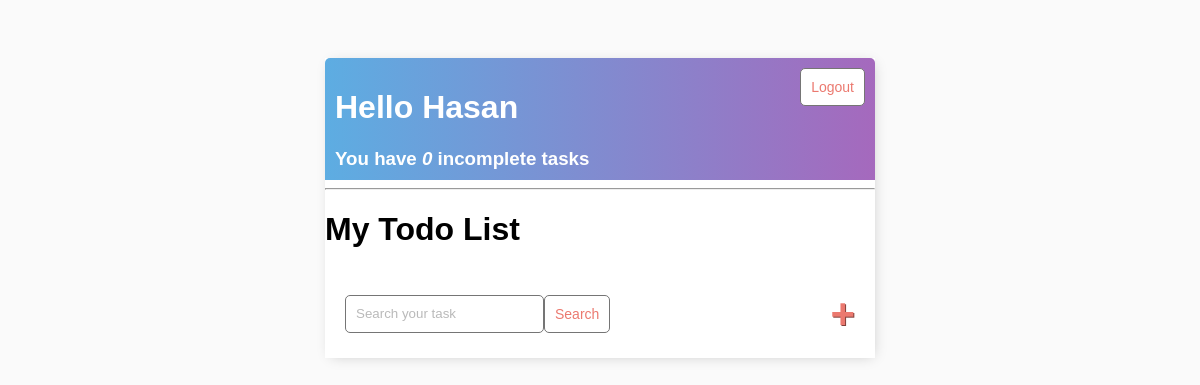
The app's page / (signed in), older data.
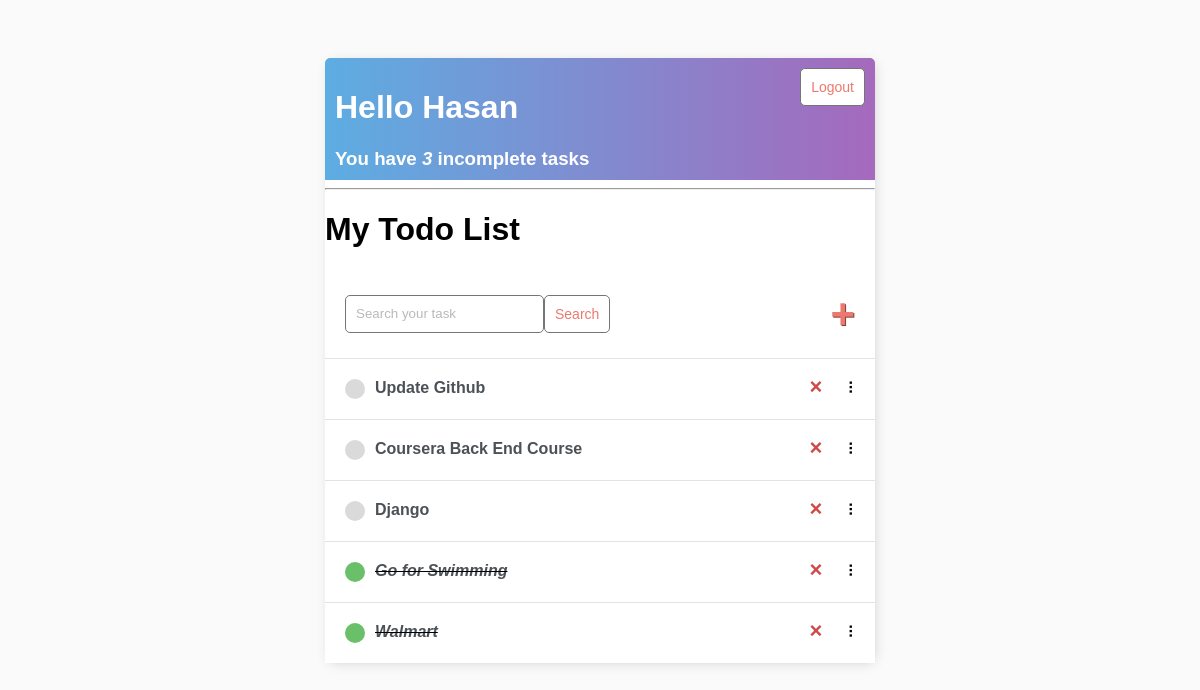
The same page, newer data.
### base/models.py (models this page shows)
class Task(models.Model):
  user = models.ForeignKey(User, on_delete=models.CASCADE,null=True,blank=True)
  title = models.CharField(max_length=200)
  description = models.TextField(null=True, blank=True)
  complete = models.BooleanField(default=False)
  create = models.DateTimeField(auto_now_add=True)
  def __str__(self):
    return self.title
  class Meta:
    ordering = ['complete']

### base/views.py (the view)
# urls.py: path('', TaskList.as_view(), name='tasks'),
class TaskList(LoginRequiredMixin, ListView):
  model = Task
  context_object_name = "tasks"
  def get_context_data(self, **kwargs):
    context = super().get_context_data(**kwargs)
    context['tasks'] = context['tasks'].filter(user = self.request.user)
    context['count'] = context['tasks'].filter(complete = False).count()
    search_input = self.request.GET.get('search-area') or ''
    if search_input:
      context['tasks'] = context['tasks'].filter(title__startswith = search_input)
      context['search_input'] = search_input
    return context

### base/templates/base/task_list.html (shortened to what this page needs)
{% extends 'base/main.html' %}
{% block content %}
<div class="header-bar">
  <div>
    <h1>
      Hello {{request.user|title}}
      <h3 style="margin:0"> You have <i> {{count}}</i> incomplete task{{count|pluralize:"s" }}</h3>
    </h1>
  </div>
  {% if request.user.is_authenticated %}
  <form method="post" action="{% url 'logout' %}">
    <button class="button" type="submit">Logout</button>
  </form>
  {% else %}
  <a href="{% url 'login' %}">Login</a>
  {% endif %}
</div>
<hr>
<h1>My Todo List </h1>
<div id="search-add-wrapper">
  <form method="GET" style="display: flex;">
      <input type='text' name='search-area' placeholder="Search your task" value="{{search_input}}">
      <input class="button" type="submit" value='Search'>
  </form>
  {% if tasks|length >= 0 %}
  <a id="add-link" href="{% url 'task_create' %}">&#x2b;</a>
  {% endif %}
</div>
<div class="task_items-wrapper">
  {% for task in tasks %}
    <div class="task-wrapper" data-position="{{task.pk}}">
      <div class="task-title">
          {% if task.complete %}
          <div class="task-complete-icon"></div>
          <i><s><a href="{% url 'task_update' task.id %}">{{task}}</a></s></i> {% else %}
          <div class="task-incomplete-icon"></div>
          <a href="{% url 'task_update' task.id %}">{{task}}</a> {% endif %}
      </div>
      <div class="task-controls">
          <a class="delete-link" href="{% url 'task_delete' task.id %}">&#215;</a>
          <span class="handle">&nbsp;&#10247;</span>
      </div>
    </div>
  {% endfor %}
</div>
{% endblock %}

### base/templates/base/main.html (shortened to what this page needs)
<!DOCTYPE html>
<html lang="en">
<head>
</head>
<body>
  <div class="container">
    {% block content %}
    {% endblock %}
  </div>
</body>
</html>

### base/templates/base/main.html (style rules this page uses)
body { background-color: #FAFAFA; font-family: 'Nunito', sans-serif; padding-top: 50px; }
h1, h2, h3, h4, h5, h6, { font-family: 'Raleway', sans-serif; }
a, p { color: #4b5156 }
a { font-weight: 600; }
.container { max-width: 550px; margin: auto; background-color: #fff; -webkit-box-shadow: 2px 2px 13px -4px rgba(0, 0, 0, 0.21); box-shadow: 2px 2px 13px -4px rgba(0, 0, 0, 0.21); }
input { outline: none; border: none; }
.header-bar { display: flex; justify-content: space-between; color: #fff; padding: 10px; border-radius: 5px 5px 0 0; background: linear-gradient(90deg, #5DADE2 0%, #A569BD 100%); }
.task-wrapper { display: flex; align-items: center; justify-content: space-between; background-color: #fff; border-top: 1px solid #dfe4ea; overflow: hidden; }
.task-title { display: flex; padding: 20px; }
.task-title a { text-decoration: none; color: #4b5156; margin-left: 10px; }
.task-complete-icon { height: 20px; width: 20px; background-color: rgb(105, 192, 105); border-radius: 50%; }
.task-incomplete-icon { height: 20px; width: 20px; background-color: rgb(218, 218, 218); border-radius: 50%; }
.delete-link { text-decoration: none; font-weight: 900; color: #cf4949; font-size: 22px; line-height: 0; padding: 20px 0px; }
.handle { display: inline-block; padding: 20px 16px; cursor: grab; user-select: none; }
.handle:after, .handle:before { display: block; content: ""; }
#add-link { color: #EB796F; text-decoration: none; font-size: 42px; text-shadow: 1px 1px #81413b; }
#search-add-wrapper { display: flex; justify-content: space-between; align-items: center; padding: 20px; }
input[type=text], input[type=password], textarea { border: 1px solid #757575; border-radius: 5px; padding: 10px; width: 90%; }
::placeholder { font-weight: 300; opacity: 0.5; }
.button { border: 1px solid #757575; background-color: #FFF; color: #EB796F; padding: 10px; font-size: 14px; border-radius: 5px; cursor: pointer; text-decoration: none; }

Row changes from the older to the newer data that the page shows:
added Task: title "Update Github"
added Task: title "Coursera Back End Course"
added Task: title "Django"
added Task: title "Go for Swimming"
added Task: title "Walmart"
Text that changed along with them:
{{ count }}: "0" → "3"
